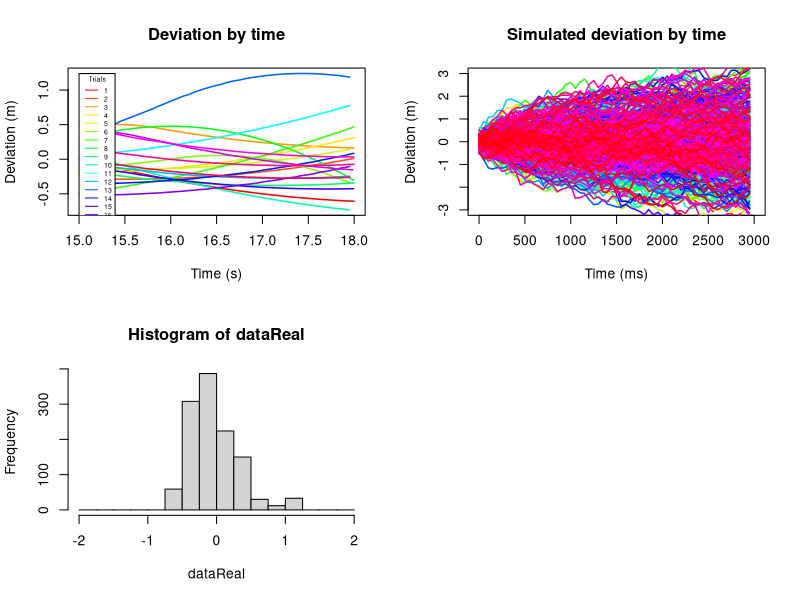

This figure's R source: (Note: this script raises an error after producing the figure.)
#load("keyPressDataWithLaneDeviation.Rdata")
dfcFrame <- read.csv("tableOfDriftValuesCalibration.csv", header = TRUE)
plotA <- function(){  
  subFrame <- subset(dfcFrame, dfcFrame$trialTime >= 15000 & dfcFrame$trialTime <= 18000, select = c("trial", "posX", "trialTime"))
  plotFrame <- data.frame(
    trial = subFrame$trial,
    timeInSeconds = subFrame$trialTime / 1000,
    lanePosition = subFrame$posX
  )
  
  xrange <- range(plotFrame$timeInSeconds)
  yrange <- range(plotFrame$lanePosition)
  
  plot(xrange, yrange, type = "n", xlab = "Time (s)", ylab = "Deviation (m)")
  
  ntrial <- length(unique(plotFrame$trial))
  colors <- rainbow(ntrial)
  
  for(i in 1:ntrial){
    lines(plotFrame$timeInSeconds[plotFrame$trial == i], plotFrame$lanePosition[plotFrame$trial == i], 
          type = "l" , lwd=1.5, col=colors[i], lty = 1)
  }
  
  legend(xrange[1], yrange[2], 1:ntrial, cex=0.5, col=colors, lty=1, title="Trials")
  
  title("Deviation by time")
  plotFrame$lanePosition
}

plotB <- function(){
  subFrame <- subset(dfcFrame, dfcFrame$trialTime >= 15000 & dfcFrame$trialTime <= 18000, select = c("trial", "posX", "trialTime"))
  plotFrame <- data.frame(
    trial = subFrame$trial,
    timeInMs = subFrame$trialTime,
    lanePosition = subFrame$posX
  )
  
  ntrial <- 500#length(unique(plotFrame$trial))
  colors <- rainbow(ntrial)
  
  xrange <- range(0:3000)
  yrange <- range(-3:3)
  
  plot(xrange, yrange, type = "n", xlab = "Time (ms)", ylab = "Deviation (m)")
  # mean <- with(plotFrame, aggregate(lanePosition, list(trial), mean))
  # sd <- with(plotFrame , aggregate(lanePosition, list(trial), sd))
  
  sds <- seq(0.2, 0.05)
  for(i in 1:ntrial){
    #trialData <- plotFrame[plotFrame$trial == i,]
    #mean <- with(trialData, aggregate(lanePosition, list(trial), mean))
    #sd <- with(trialData, aggregate(lanePosition, list(trial), sd))
    
    #rn <- rnorm(60, mean = mean$x, sd = sd$x)
    
    rn <- rnorm(3000 / 50, mean = 0, sd = 0.18)
    rn <- cumsum(rn)
    lines(seq(1, 3000, 50), rn, type = "l" , lwd=1.5, col=colors[i], lty = 1)
  }
  
  title("Simulated deviation by time")
  rn
}

plotC <- function(dataReal, dataSim){
  xrange <- range(-2:2)
  hist(dataReal, xlim = xrange, breaks = seq(-2, 2, 0.25))
  hist(dataSim, xlim = xrange, breaks = seq(-2, 2, 0.25))
}

par(mfrow=c(2,2))
lda <- plotA()
ldb <- plotB()
plotC(lda, ldb)

sda <- sd(lda)
sda
sdb<- sd(ldb)
sdb
